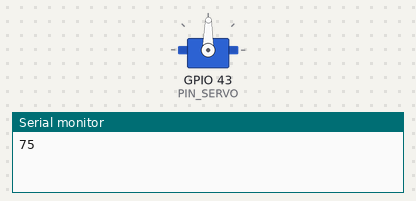
This sketch was run on a simulated ESP32. On the bench: servo, the last lines printed to the serial monitor. Servo pulses on a pin are drawn as a servo (544–2400 µs = 0–180°).

Above: at 0.05 s.
At 2.35 s:
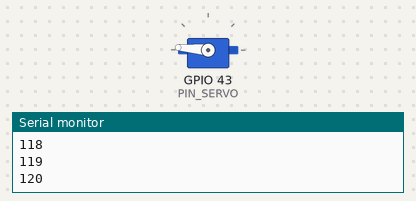
At 4.7 s:
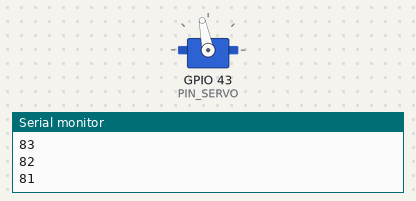
At 9.8 s:
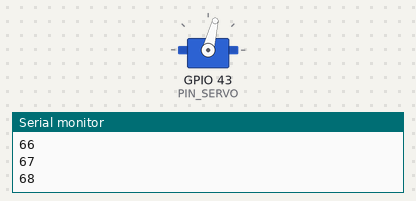
Timing chart, 0 to 13.1 s (numbered marks = the images above):
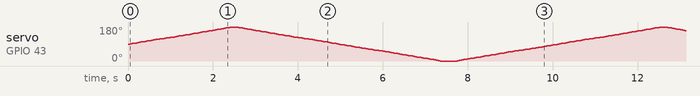

The sketch:

servo.ino
```cpp
//Nefry(ESP32)でサーボモータを動かすサンプル
//使うサーボモータSG90のスペック
//20ms(50Hz)周期　On時間0.5ms～2.4msで-90～90度に対応
#include "esp_system.h"

#define SG90_PWM 50
#define SG90_MIN 26  // (26/1024)*20ms ≒ 0.5 ms  (-90°)
#define SG90_MAX 123 // (123/1024)*20ms ≒ 2.4 ms (+90°)

#define PIN_SERVO D6
#define LEDC_CH_SERVO 0
#define LEDC_BIT 10

int n;
#define RANGE_MIN 0
#define RANGE_MAX 100
bool rev;

const unsigned int LOOP_TIME_US = 50000;  //ループ関数の周期(μsec)
int processingTime; //loopの頭から最後までの処理時間


unsigned int GetServoPWM(unsigned int _v) {
  long rtn = map(_v, RANGE_MIN, RANGE_MAX, SG90_MIN, SG90_MAX);
  return (unsigned int)rtn;
}

void setup() {
  Serial.begin(115200);

  ledcSetup(LEDC_CH_SERVO, SG90_PWM, LEDC_BIT); //使用チャンネル・周期・分解能
  ledcAttachPin(PIN_SERVO, LEDC_CH_SERVO);  //ピンとチャンネルを紐づける
  n = (RANGE_MIN + RANGE_MAX) / 2;  //原点スタート
  rev = true;
}

void loop() {

  processingTime = micros();


  if (rev) {
    n++;
    if (n > RANGE_MAX) {
      n = RANGE_MAX;
      rev = !rev;
    }
  } else {
    n--;
    if (n < RANGE_MIN) {
      n = RANGE_MIN;
      rev = !rev;
    }
  }
  unsigned int _pwm =   GetServoPWM(n);
  Serial.println(_pwm);
  ledcWrite(LEDC_CH_SERVO, _pwm);

  //一連の処理にかかった時間を考慮して待ち時間を設定する
  wait_ConstantLoop();

}

void wait_ConstantLoop() {
  processingTime = micros() - processingTime;
  long loopWaitTime = LOOP_TIME_US - processingTime;

  if (loopWaitTime < 0)  return;

  long start_time = micros();
  while ( micros() - start_time < loopWaitTime) {};
}
```
